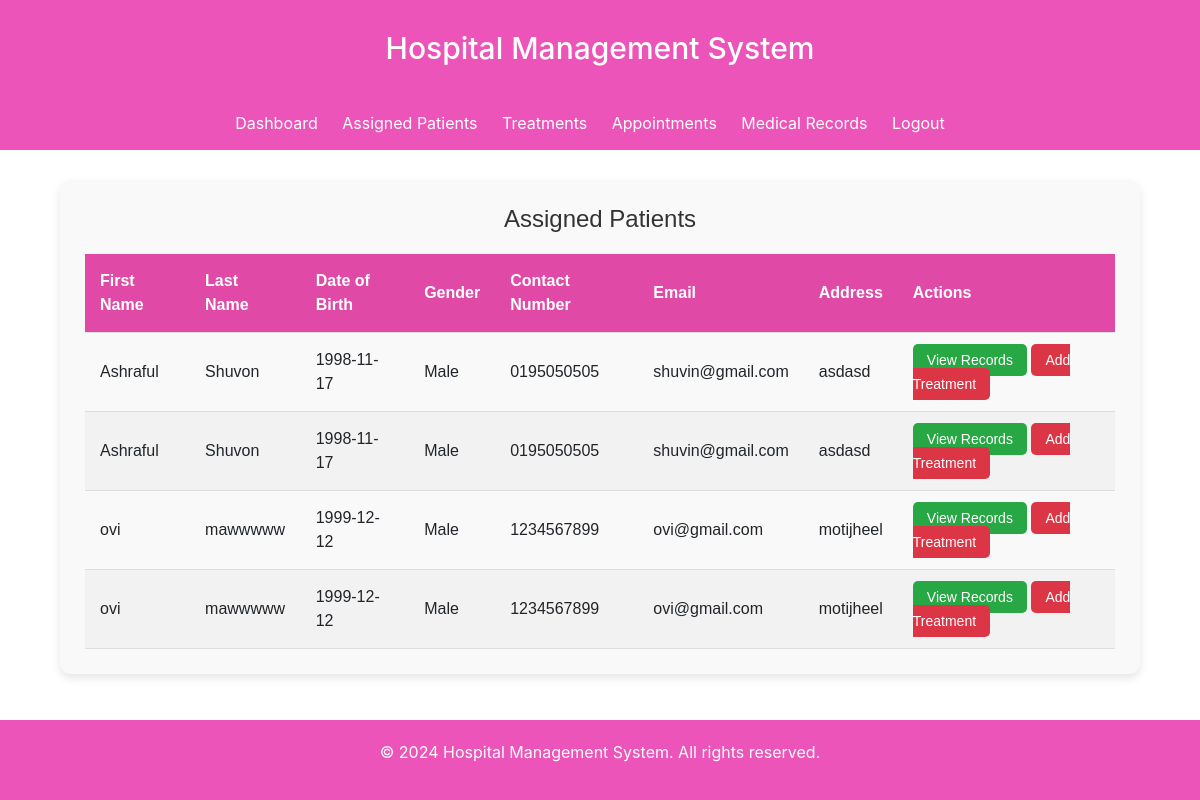
Page /doctor/view_assigned_patients.php (signed in) on the committed database.
### tables this page shows
CREATE TABLE `patients` (
  `patient_id` int(11) NOT NULL,
  `first_name` varchar(100) NOT NULL,
  `last_name` varchar(100) NOT NULL,
  `date_of_birth` date NOT NULL,
  `gender` enum('Male','Female','Other') NOT NULL,
  `contact_number` varchar(15) NOT NULL,
  `email` varchar(150) NOT NULL,
  `address` text NOT NULL,
  `username` varchar(50) NOT NULL,
  `password` varchar(255) NOT NULL,
  `created_at` timestamp NOT NULL DEFAULT current_timestamp()
);

### doctor/view_assigned_patients.php (the view, shortened to what this page needs)
<?php
include '../config/db.php';
include '../includes/doctorNav.php';
$doctor_id = $_SESSION['doctor_id'];
?>
<div class="common-container">
    <h2>Assigned Patients</h2>
    <table class="common-table">
        <thead>
            <tr>
                <th>First Name</th>
                <th>Last Name</th>
                <th>Date of Birth</th>
                <th>Gender</th>
                <th>Contact Number</th>
                <th>Email</th>
                <th>Address</th>
                <th>Actions</th>
            </tr>
        </thead>
        <tbody>
            <?php
            $sql = "SELECT p.*
                    FROM patients p
                    INNER JOIN appointments a ON p.patient_id = a.patient_id
                    WHERE a.doctor_id = :doctor_id";
            $stmt = $conn->prepare($sql);
            $stmt->execute(['doctor_id' => $doctor_id]);
            if ($stmt->rowCount() > 0) {
                while ($row = $stmt->fetch(PDO::FETCH_ASSOC)) {
                    echo "<tr>
                        <td>{$row['first_name']}</td>
                        <td>{$row['last_name']}</td>
                        <td>{$row['date_of_birth']}</td>
                        <td>{$row['gender']}</td>
                        <td>{$row['contact_number']}</td>
                        <td>{$row['email']}</td>
                        <td>{$row['address']}</td>
                        <td>
                            <a href='../doctor/view_records.php?patient_id={$row['patient_id']}' class='btn-edit'>View Records</a>
                            <a href='../doctor/add_treatment_plan.php?patient_id={$row['patient_id']}' class='btn-delete'>Add Treatment</a>
                        </td>
                    </tr>";
                }
            } else {
                echo "<tr><td colspan='8'>No patients assigned to you.</td></tr>";
            }
            ?>
        </tbody>
    </table>
</div>
<?php include '../includes/footer.php'; ?>

### assets/css/styles.css (style rules this page uses)
body { font-family: Arial, sans-serif; margin: 0; padding: 0; background-color: #f4f4f4; }
.common-container { width: 90%; margin: 30px auto; padding: 25px; background-color: #f9f9f9; border-radius: 10px; box-shadow: 0 4px 8px rgba(0, 0, 0, 0.1); font-family: Arial, sans-serif; }
.common-container h2 { margin-bottom: 20px; font-size: 24px; color: #333; text-align: center; }
.common-table { width: 100%; border-collapse: collapse; margin-top: 20px; overflow-x: auto; }
.common-table thead { background-color: #e04aa6; color: white; }
.common-table th, .common-table td { padding: 15px; text-align: left; border-bottom: 1px solid #ddd; }
.common-table tbody tr:nth-child(even) { background-color: #f2f2f2; }
.btn-edit, .btn-delete { padding: 8px 14px; border-radius: 5px; text-decoration: none; color: white; font-size: 14px; transition: background-color 0.3s ease; }
.btn-edit { background-color: #28a745; }
.btn-delete { background-color: #dc3545; }

### rows in the picture
patients: first_name "Ashraful", last_name "Shuvon", date_of_birth "1998-11-17", gender "Male", contact_number "0195050505", email "shuvin@gmail.com", address "asdasd"
patients: first_name "ovi", last_name "mawwwww", date_of_birth "1999-12-12", gender "Male", contact_number "1234567899", email "ovi@gmail.com", address "motijheel"
